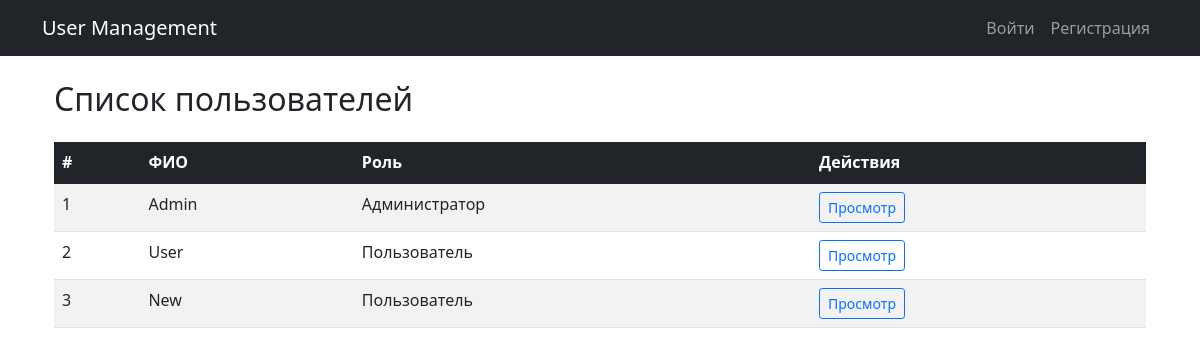
Before: / with the older database file.
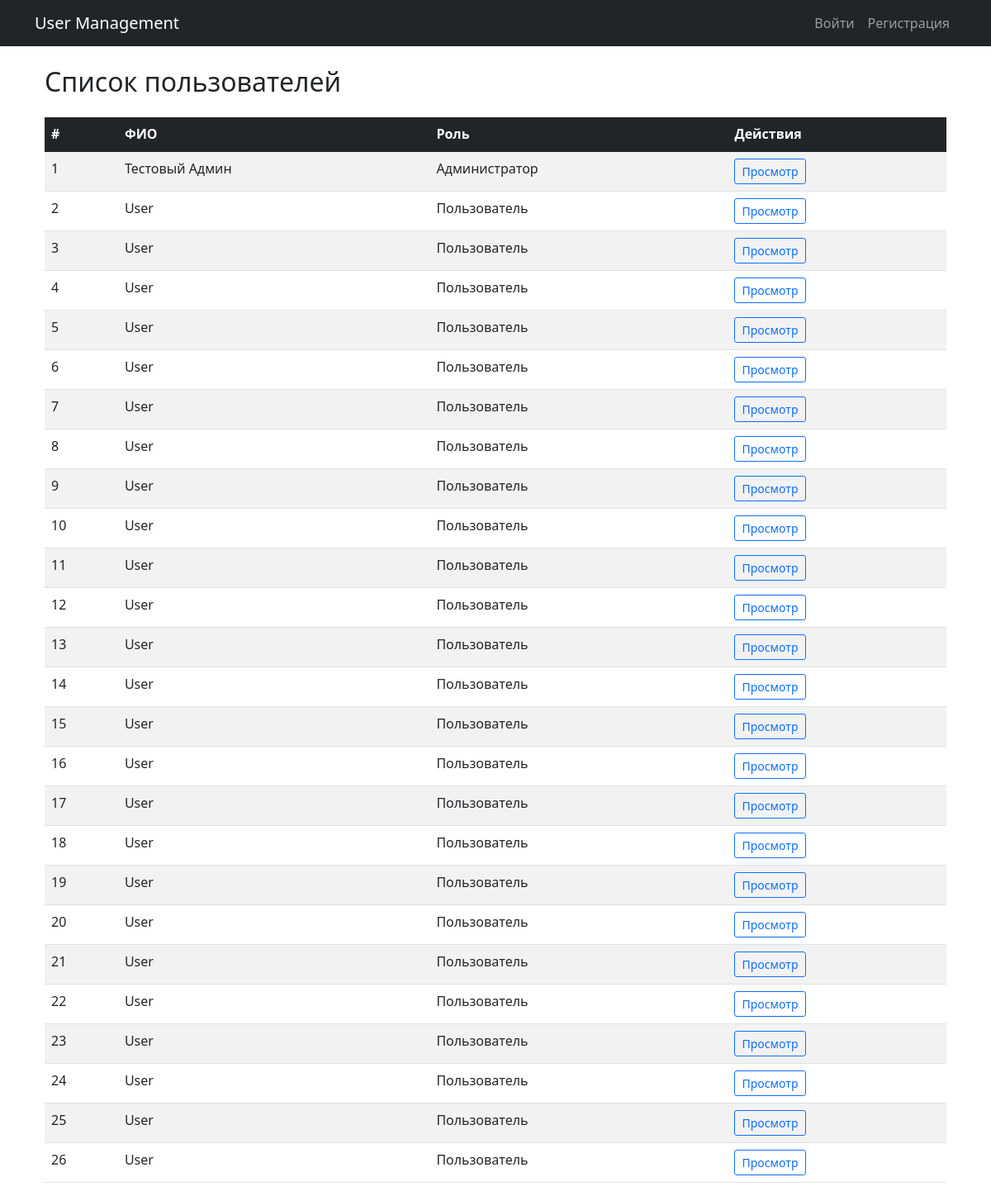
After: the same page with the newer database file.
### lab4/models.py (models this page shows, shortened)
class User(UserMixin, db.Model):
    id = db.Column(db.Integer, primary_key=True)
    login = db.Column(db.String(50), unique=True, nullable=False)
    password_hash = db.Column(db.String(255), nullable=False)
    last_name = db.Column(db.String(50))
    first_name = db.Column(db.String(50), nullable=False)
    middle_name = db.Column(db.String(50))
    role_id = db.Column(db.Integer, db.ForeignKey('role.id'))
    role = db.relationship('Role', back_populates='users')
    created_at = db.Column(db.DateTime, default=datetime.utcnow)

class Role(db.Model):
    id = db.Column(db.Integer, primary_key=True)
    name = db.Column(db.String(50), unique=True, nullable=False)
    description = db.Column(db.String(255))
    users = db.relationship('User', back_populates='role', lazy=True)

### lab4/app.py (the view)
@app.route('/')
def index():
    users = User.query.options(db.joinedload(User.role)).all()
    return render_template('index.html', users=users)

### lab4/templates/index.html (shortened to what this page needs)
{% extends "base.html" %}
{% block content %}
<div class="container">
    <h2 class="my-4">Список пользователей</h2>
    <table class="table table-striped table-hover">
        <thead class="table-dark">
            <tr>
                <th>#</th>
                <th>ФИО</th>
                <th>Роль</th>
                <th>Действия</th>
            </tr>
        </thead>
        <tbody>
            {% for user in users %}
            <tr>
                <td>{{ loop.index }}</td>
                <td>
                    {{ user.last_name or '' }}
                    {{ user.first_name }}
                </td>
                <td>{{ user.role.name if user.role else 'Нет роли' }}</td>
                <td>
                    <div class="btn-group">
                        <a href="{{ url_for('view_user', id=user.id) }}"
                           class="btn btn-sm btn-outline-primary">Просмотр</a>
                    </div>
                </td>
            </tr>
            {% endfor %}
        </tbody>
    </table>
</div>
{% endblock %}

### lab4/templates/base.html (shortened to what this page needs)
<!DOCTYPE html>
<html lang="ru">
<head>
    <link href="https://cdn.jsdelivr.net/npm/bootstrap@5.1.3/dist/css/bootstrap.min.css" rel="stylesheet">
    <link rel="stylesheet" href="{{ url_for('static', filename='styles.css') }}">
</head>
<body>
    <nav class="navbar navbar-expand-lg navbar-dark bg-dark">
        <div class="container">
            <a class="navbar-brand" href="{{ url_for('index') }}">User Management</a>
            <div class="navbar-nav">
                {% if current_user.is_authenticated %}
                    <a class="nav-link" href="{{ url_for('change_password') }}">Сменить пароль</a>
                    <a class="nav-link" href="{{ url_for('logout') }}">Выйти</a>
                {% else %}
                    <a class="nav-link" href="{{ url_for('login') }}">Войти</a>
                    <a class="nav-link" href="{{ url_for('register') }}">Регистрация</a>
                {% endif %}
            </div>
        </div>
    </nav>
    <div class="container mt-4">
        {% block content %}{% endblock %}
    </div>
</body>
</html>

Changed rows visible on the page:
removed User: first_name "Admin", role "Администратор"
removed User: first_name "New", role "Пользователь"
added User: last_name "Тестовый", first_name "Админ", role "Администратор"
added User: first_name "User", role "Пользователь"
added User: first_name "User", role "Пользователь"
added User: first_name "User", role "Пользователь"
added User: first_name "User", role "Пользователь"
added User: first_name "User", role "Пользователь"
added User: first_name "User", role "Пользователь"
added User: first_name "User", role "Пользователь"
added User: first_name "User", role "Пользователь"
added User: first_name "User", role "Пользователь"
added User: first_name "User", role "Пользователь"
added User: first_name "User", role "Пользователь"
added User: first_name "User", role "Пользователь"
added User: first_name "User", role "Пользователь"
added User: first_name "User", role "Пользователь"
added User: first_name "User", role "Пользователь"
added User: first_name "User", role "Пользователь"
added User: first_name "User", role "Пользователь"
added User: first_name "User", role "Пользователь"
added User: first_name "User", role "Пользователь"
added User: first_name "User", role "Пользователь"
added User: first_name "User", role "Пользователь"
added User: first_name "User", role "Пользователь"
added User: first_name "User", role "Пользователь"
added User: first_name "User", role "Пользователь"
